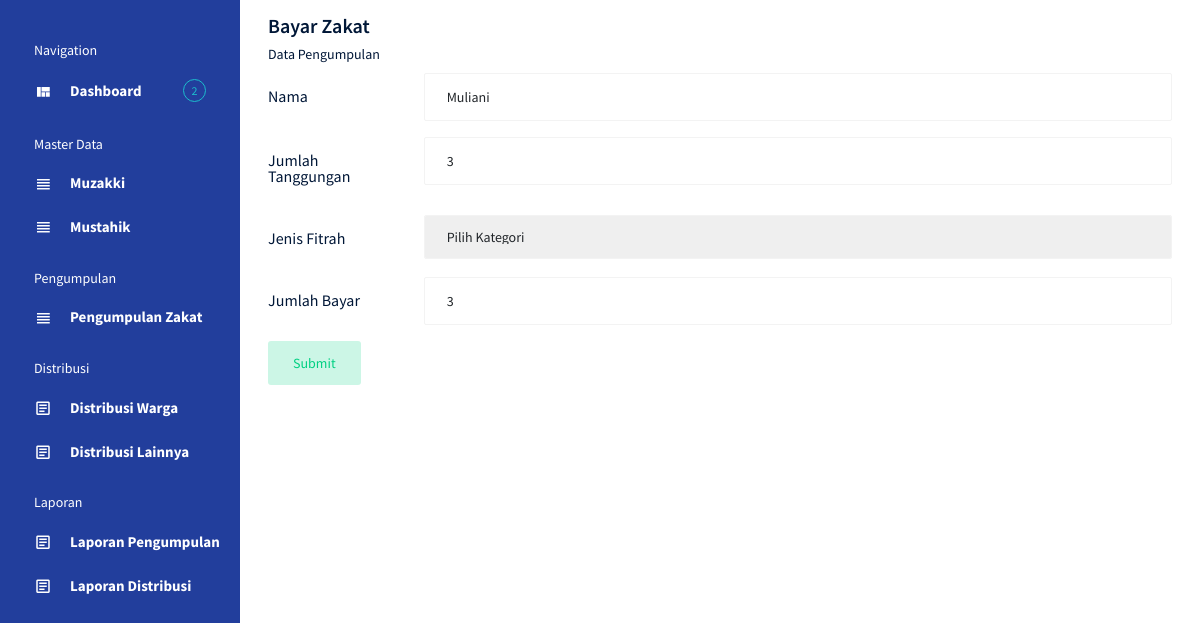
Screenshot of /edit_bayar.php?id_zakat=17 with the database file from the repository.
### tables this page shows
CREATE TABLE `bayarzakat` (
  `id_zakat` int(17) NOT NULL,
  `nama_KK` varchar(100) NOT NULL,
  `jumlah_tanggungan` int(20) NOT NULL,
  `jenis_bayar` enum('beras','uang') NOT NULL,
  `jumlah_tanggunganyangdibayar` int(20) NOT NULL,
  `bayar_beras` float NOT NULL,
  `bayar_uang` float NOT NULL
);

### edit_bayar.php (the view, shortened to what this page needs)
<?php
  include('koneksi.php');
  include('header.php');
  if (isset($_GET['id_zakat'])) {
    $id_zakat = ($_GET["id_zakat"]);
    $query = "SELECT * FROM bayarzakat WHERE id_zakat='$id_zakat'";
    $result = mysqli_query($koneksi, $query);
    $data = mysqli_fetch_assoc($result);
      } else {
        echo "<script>alert('Masukkan data id.');window.location='bayar.php';</script>";
      }
?>
    <div class="container">
    <div class="card-body">
            <h4 class="card-title">Bayar Zakat</h4>
            <p class="card-description">
            Data Pengumpulan
            </p>
            <form method="POST" action="proses_edit_bayar.php">
                <div class="row mb-3">
                    <label for="inputPassword3" class="col-sm-2 col-form-label">Nama</label>
                    <div class="col-sm-10">
                        <input type="text" class="form-control" id="inputText3" name="nama_KK" value="<?php echo $data['nama_KK']; ?>">
                    </div>
                </div>
                <div class="row mb-3">
                    <label for="inputPassword3" class="col-sm-2 col-form-label">Jumlah Tanggungan</label>
                    <div class="col-sm-10">
                        <input type="text" class="form-control" id="inputText3" name="jumlah_tanggungan" value="<?php echo $data['jumlah_tanggungan']; ?>">
                    </div>
                </div>
                <div class="row mb-3">
                    <label for="inputSelect" class="col-sm-2 col-form-label">Jenis Fitrah</label>
                    <div class="col-sm-10">
                        <select class="form-control" aria-label=".form-select-lg example" id="inputSelect" name="jenis_bayar" value="<?php echo $data['jenis_bayar']; ?>">
                            <option hidden selected>Pilih Kategori</option>
                        </select>
                    </div>
                </div>
                <div class="row mb-3">
                    <label for="inputPassword3" class="col-sm-2 col-form-label">Jumlah Bayar</label>
                    <div class="col-sm-10">
                        <input type="text" class="form-control" id="inputText3" name="jumlah_tanggunganyangdibayar" value="<?php echo $data['jumlah_tanggunganyangdibayar']; ?>">
                    </div>
                </div>
                <button type="submit" class="btn btn-inverse-success btn-fw">Submit</button>
            </form>
        </div>
    </div>

### rows the page displays
bayarzakat: nama_KK "Muliani", jumlah_tanggungan "3", jumlah_tanggunganyangdibayar "3"
